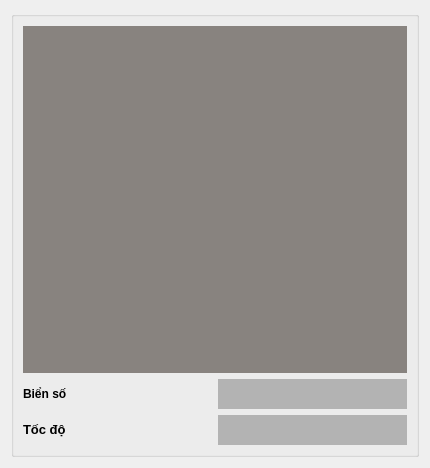
<?xml version="1.0" encoding="UTF-8"?>
<ui version="4.0">
 <class>Form</class>
 <widget class="QWidget" name="Form">
  <property name="geometry">
   <rect>
    <x>0</x>
    <y>0</y>
    <width>430</width>
    <height>468</height>
   </rect>
  </property>
  <property name="sizePolicy">
   <sizepolicy hsizetype="Expanding" vsizetype="Expanding">
    <horstretch>0</horstretch>
    <verstretch>0</verstretch>
   </sizepolicy>
  </property>
  <property name="windowTitle">
   <string>Form</string>
  </property>
  <layout class="QGridLayout" name="gridLayout_2">
   <item row="0" column="0">
    <widget class="QGroupBox" name="groupBox">
     <property name="sizePolicy">
      <sizepolicy hsizetype="Expanding" vsizetype="Expanding">
       <horstretch>0</horstretch>
       <verstretch>0</verstretch>
      </sizepolicy>
     </property>
     <property name="maximumSize">
      <size>
       <width>16777215</width>
       <height>500</height>
      </size>
     </property>
     <property name="title">
      <string/>
     </property>
     <layout class="QGridLayout" name="gridLayout">
      <item row="2" column="0">
       <widget class="QLabel" name="label_4">
        <property name="sizePolicy">
         <sizepolicy hsizetype="Expanding" vsizetype="Preferred">
          <horstretch>0</horstretch>
          <verstretch>0</verstretch>
         </sizepolicy>
        </property>
        <property name="maximumSize">
         <size>
          <width>16777215</width>
          <height>30</height>
         </size>
        </property>
        <property name="text">
         <string>&lt;html&gt;&lt;head/&gt;&lt;body&gt;&lt;p&gt;&lt;span style=&quot; font-size:10pt; font-weight:600;&quot;&gt;Tốc độ&lt;/span&gt;&lt;/p&gt;&lt;/body&gt;&lt;/html&gt;</string>
        </property>
       </widget>
      </item>
      <item row="1" column="0">
       <widget class="QLabel" name="label_2">
        <property name="sizePolicy">
         <sizepolicy hsizetype="Expanding" vsizetype="Preferred">
          <horstretch>0</horstretch>
          <verstretch>0</verstretch>
         </sizepolicy>
        </property>
        <property name="maximumSize">
         <size>
          <width>16777215</width>
          <height>30</height>
         </size>
        </property>
        <property name="text">
         <string>&lt;html&gt;&lt;head/&gt;&lt;body&gt;&lt;p&gt;&lt;span style=&quot; font-weight:600;&quot;&gt;Biển số&lt;/span&gt;&lt;/p&gt;&lt;/body&gt;&lt;/html&gt;</string>
        </property>
       </widget>
      </item>
      <item row="1" column="1">
       <widget class="QLabel" name="label_plate">
        <property name="sizePolicy">
         <sizepolicy hsizetype="Expanding" vsizetype="Preferred">
          <horstretch>0</horstretch>
          <verstretch>0</verstretch>
         </sizepolicy>
        </property>
        <property name="maximumSize">
         <size>
          <width>16777215</width>
          <height>30</height>
         </size>
        </property>
        <property name="styleSheet">
         <string notr="true">background-color: rgb(179, 179, 179);</string>
        </property>
        <property name="text">
         <string>&lt;html&gt;&lt;head/&gt;&lt;body&gt;&lt;p&gt;&lt;br/&gt;&lt;/p&gt;&lt;/body&gt;&lt;/html&gt;</string>
        </property>
       </widget>
      </item>
      <item row="2" column="1">
       <widget class="QLabel" name="label_height">
        <property name="sizePolicy">
         <sizepolicy hsizetype="Expanding" vsizetype="Preferred">
          <horstretch>0</horstretch>
          <verstretch>0</verstretch>
         </sizepolicy>
        </property>
        <property name="maximumSize">
         <size>
          <width>16777215</width>
          <height>30</height>
         </size>
        </property>
        <property name="styleSheet">
         <string notr="true">background-color: rgb(179, 179, 179);</string>
        </property>
        <property name="text">
         <string/>
        </property>
       </widget>
      </item>
      <item row="0" column="0" colspan="2">
       <widget class="QLabel" name="current_frame">
        <property name="sizePolicy">
         <sizepolicy hsizetype="Expanding" vsizetype="Preferred">
          <horstretch>0</horstretch>
          <verstretch>0</verstretch>
         </sizepolicy>
        </property>
        <property name="minimumSize">
         <size>
          <width>300</width>
          <height>300</height>
         </size>
        </property>
        <property name="maximumSize">
         <size>
          <width>16777215</width>
          <height>390</height>
         </size>
        </property>
        <property name="styleSheet">
         <string notr="true">background-color: rgb(136, 131, 127);</string>
        </property>
        <property name="text">
         <string/>
        </property>
       </widget>
      </item>
     </layout>
    </widget>
   </item>
  </layout>
 </widget>
 <resources/>
 <connections/>
</ui>
